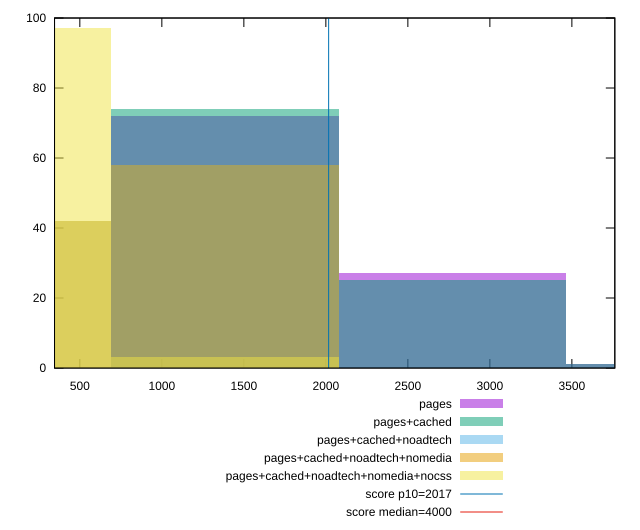

Reproduce this figure in gnuplot.
reset

$pages <<EOF
2769.8610939126356 27
4154.791640868953 1
1384.9305469563178 72
EOF

$pagesCached <<EOF
2769.8610939126356 25
4154.791640868953 1
1384.9305469563178 74
EOF

$pagesCachedNoadtech <<EOF
1384.9305469563178 58
0 42
EOF

$pagesCachedNoadtechNomedia <<EOF
1384.9305469563178 58
0 42
EOF

$pagesCachedNoadtechNomediaNocss <<EOF
0 97
1384.9305469563178 3
EOF

set key outside below
set boxwidth 1384.9305469563178
set xrange [345.72400000000005:3761.8519999999944]
set yrange [0:100]
set trange [0:100]
set style fill transparent solid 0.5 noborder

set parametric
set terminal svg size 640, 530 enhanced background rgb 'white'
set output "report_00019_2021-02-10T18-14-37.922Z//mainthread-work-breakdown/comparison/histogram/all_raw.svg"

plot $pages title "pages" with boxes, \
     $pagesCached title "pages+cached" with boxes, \
     $pagesCachedNoadtech title "pages+cached+noadtech" with boxes, \
     $pagesCachedNoadtechNomedia title "pages+cached+noadtech+nomedia" with boxes, \
     $pagesCachedNoadtechNomediaNocss title "pages+cached+noadtech+nomedia+nocss" with boxes, \
     2017,t title "score p10=2017", \
     4000,t title "score median=4000"

reset
